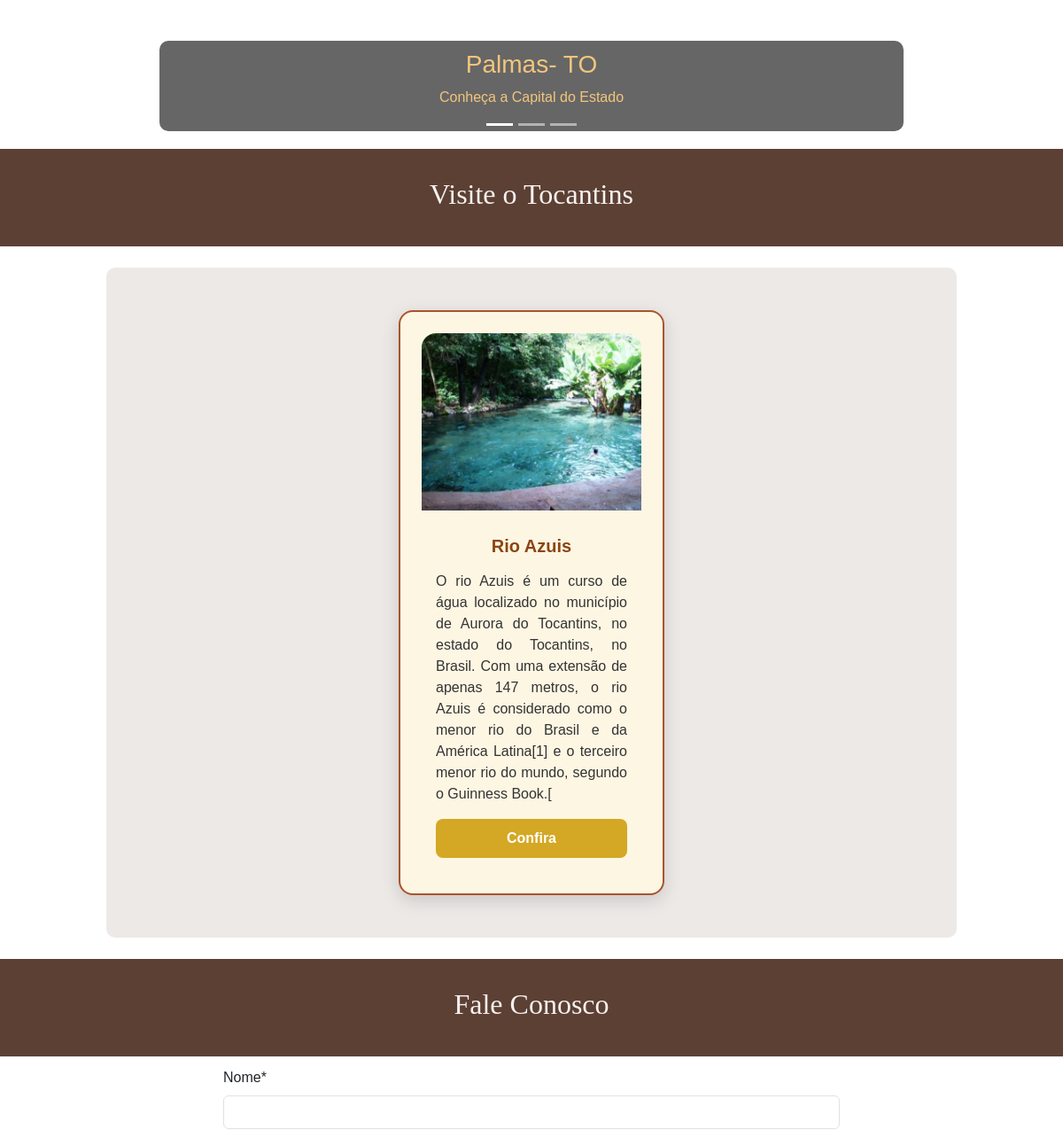
Before: / (middle part) with the older database file.
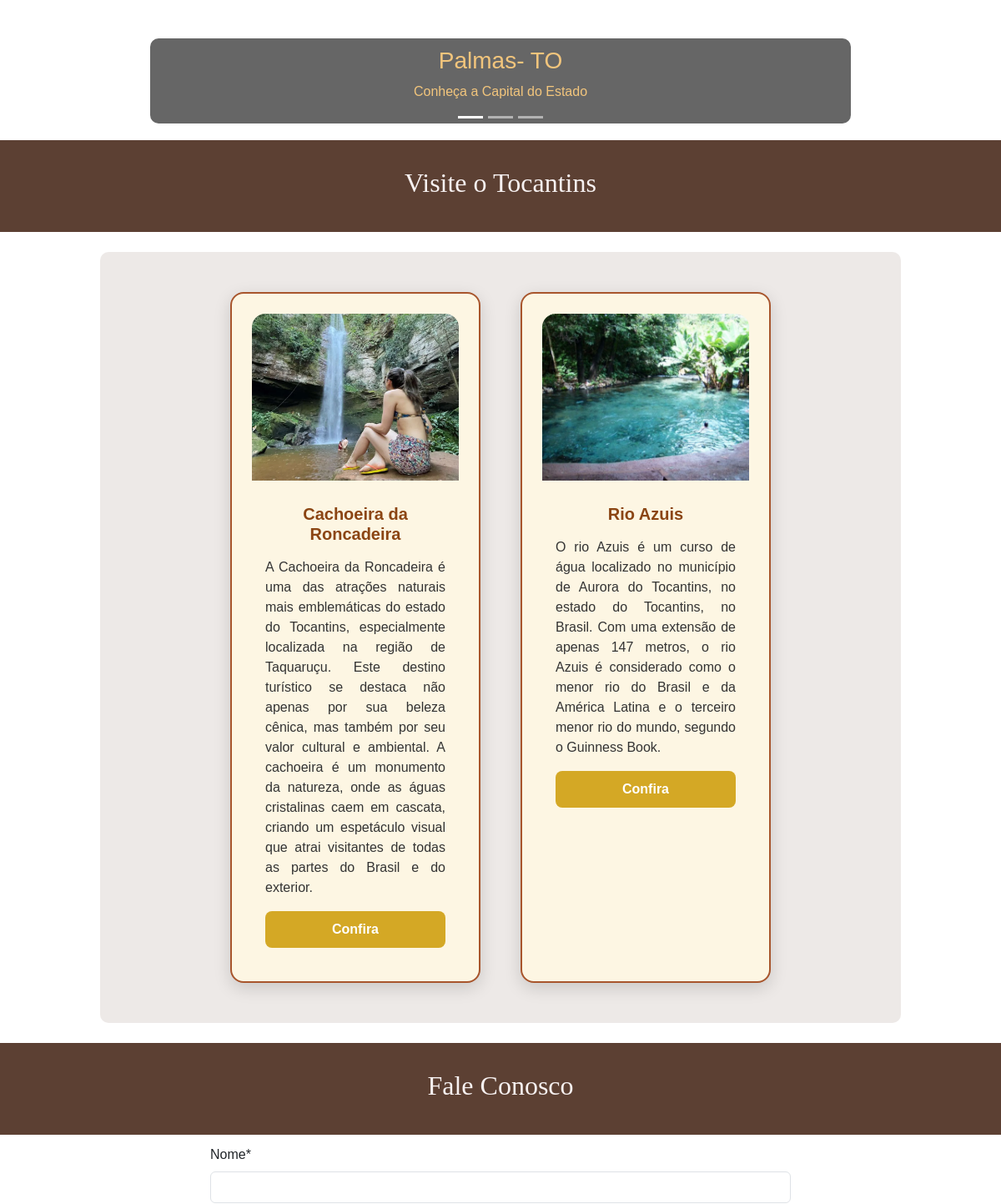
After: the same page with the newer database file.
### home/models.py (models this page shows, shortened)
class Pacote(models.Model):
    titulo = models.CharField(max_length=100)
    descricao = models.TextField()
    imagem = models.ImageField(upload_to='pacotes_imagens/', blank=True, null=True)
    created_at = models.DateTimeField(auto_now_add=True)
    update_at = models.DateTimeField(auto_now=True)

### home/views.py (the view)
# urls.py: path('', views.principal, name='principal')
def principal(request):
    pacotes = Pacote.objects.all().order_by('-created_at')
    if request.method == 'POST':
         form = ContatoForms(request.POST)
         if form.is_valid():
            nome = form.cleaned_data['nome']
            email = form.cleaned_data['email']
            telefone = form.cleaned_data['telefone']
            mensagem = form.cleaned_data['mensagem']
            send_mail(
                f"Mensagem de {nome}",
                f"Mensagem: {mensagem}\nTelefone: {telefone}\nEmail: {email}",
                email,
                ['douglasnunes224@gmail.com'],
                fail_silently=False,
            )
            messages.info(request, 'Email enviado com sucesso, em breve o administrador vai entrar em contato')
            form = ContatoForms()
            return redirect("/")
    else:
        form = ContatoForms()
    return render(request, 'home/principal.html', {'pacotes':pacotes, 'form': form})

### home/form.py
class ContatoForms(forms.Form):
    nome = forms.CharField(max_length=100, label='Nome')
    email = forms.EmailField(label='E-mail')
    telefone = forms.CharField(
        max_length=15,
        label='Telefone',
        widget=forms.TextInput(attrs={'placeholder': '(99) 99999-9999'})
    )
    mensagem = forms.CharField(
        label='Mensagem',
        widget=forms.Textarea(attrs={'rows': 5})
    )

### templates/home/principal.html (shortened to what this page needs)
{% extends 'base.html' %}
{% load static %}
{% load crispy_forms_tags %}
{% block content %}
<section class="row sec-pacotes" id="pacotes">
    {% for pacote in pacotes %}
    <div class="card col-3" style="width:300px">
        <img class="card-img-top" src="{{pacote.imagem.url}}" alt="{{pacote.titulo}}">
        <div class="card-body">
            <h4 class="card-title">{{pacote.titulo}}</h4>
            <p class="card-text">{{pacote.descricao}}</p>
            <a href="https://wa.me/5563984283436" target="_blank" class="btn btn-primary">Confira</a>
        </div>
    </div>
    {% endfor %}
</section>
<div class="container-fluid divisao">
    <h2>Fale Conosco</h2>
</div>
<section class="row sec-contato" id="contatos">
    <div class="col-12">
        <form method="POST">
            {{ form|crispy }}
        </form>
    </div>
</section>
{% endblock %}

### templates/base.html (shortened to what this page needs)
{% load static %}
<!DOCTYPE html>
<html lang="pt-br">
<head>
    <link href="https://cdn.jsdelivr.net/npm/bootstrap@5.3.3/dist/css/bootstrap.min.css" rel="stylesheet">
    <link rel="stylesheet" href="{% static 'css/style.css' %}">
</head>
<body>
    <main>
        <div id="demo" class="carousel slide" data-bs-ride="carousel">
            <div class="carousel-indicators">
                <button type="button" data-bs-target="#demo" data-bs-slide-to="0" class="active"></button>
                <button type="button" data-bs-target="#demo" data-bs-slide-to="1"></button>
                <button type="button" data-bs-target="#demo" data-bs-slide-to="2"></button>
            </div>
            <div class="carousel-inner">
                <div class="carousel-item active">
                    <video class="d-block w-100 car-img" autoplay muted loop>
                        <source src="{% static 'img/Palmas.mp4' %}" type="video/mp4">
                    </video>
                    <div class="carousel-caption">
                        <h3>Palmas- TO</h3>
                        <p>Conheça a Capital do Estado</p>
                    </div>
                </div>
            </div>
            <button class="carousel-control-prev" type="button" data-bs-target="#demo" data-bs-slide="prev">
            </button>
            <button class="carousel-control-next" type="button" data-bs-target="#demo" data-bs-slide="next">
            </button>
        </div>
        <div class="container-fluid divisao">
            <h2>Visite o Tocantins</h2>
        </div>
        {% block content %}
        {% endblock %}
    </main>
</body>
</html>

### home/static/css/style.css (style rules this page uses)
.car-img { max-height: 40em !important; display: block; margin: 0 auto; object-fit: cover; }
.carousel-caption { background-color: rgba(0, 0, 0, 0.6) !important; color: #F2C57C !important; padding: 10px; border-radius: 10px; }
.divisao { background-color: #5C4033 !important; text-align: center !important; color: #faf3f3 !important; padding: 2em !important; font-family:'playfair Display',serif !important; color: #f7f1f1 !important; }
body { font-size: 16px; font-family: Arial, sans-serif; }
.sec-pacotes { margin: 2% 10% !important; display: flex; flex-wrap: wrap; justify-content: center !important; gap: 1rem; background-color: #9682762c; padding: 2rem; border-radius: 10px; }
.card { padding: 1.5rem !important; margin: 1rem !important; width: 300px; height: auto; overflow: hidden; border-radius: 1rem; border: 2px solid #a8552c; background-color: #fdf6e3; box-shadow: 0 6px 20px rgba(0, 0, 0, 0.15); display: flex; flex-direction: column; justify-content: space-between; transition: transform 0.3s, box-shadow 0.3s; }
.card-img-top { height: 200px; object-fit: cover; border-top-left-radius: 1rem; border-top-right-radius: 1rem; }
.card h4 { color: #8B4513 !important; font-size: 1.25rem; font-weight: bold; margin-top: 0.75rem; text-align: center; }
.card p { text-align: justify; color: #333; font-size: 1rem; margin: 1rem 0; }
.card .btn { background-color: #d4a825; border: none; font-weight: bold; color: #fff; font-size: 1rem; padding: 0.6rem 1.5rem; margin: 1rem auto 0 auto; display: block; border-radius: 8px; transition: background-color 0.3s; text-align: center; }
.sec-contato { margin: 1% 20% 5% 20% !important; justify-content: center !important; }

Changed rows visible on the page:
added Pacote: imagem (picture), titulo "Cachoeira da Roncadeira", descricao "A Cachoeira da Roncadeira é uma das atrações naturais mais emblemáticas do estado do Tocantins, especialmente localizada na região de Taquaruçu. Este destino turístico se destaca não apenas por sua beleza cênica, mas também por seu valor cultural e ambiental. A cachoeira é um monumento da natureza, onde as águas cristalinas caem em cascata, criando um espetáculo visual que atrai visitantes de todas as partes do Brasil e do exterior."
changed Pacote "Rio Azuis": descricao "…Brasil e da América Latina[1] e o terceiro menor rio do mundo, segundo o Guinness Book.[" → "…Brasil e da América Latina e o terceiro menor rio do mundo, segundo o Guinness Book."
